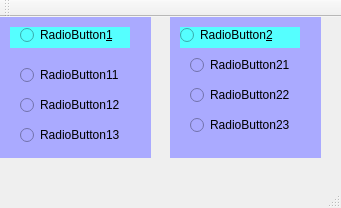
<?xml version="1.0" encoding="UTF-8"?>
<ui version="4.0">
 <class>MainWindow</class>
 <widget class="QMainWindow" name="MainWindow">
  <property name="geometry">
   <rect>
    <x>0</x>
    <y>0</y>
    <width>341</width>
    <height>208</height>
   </rect>
  </property>
  <property name="windowTitle">
   <string>MainWindow</string>
  </property>
  <widget class="QWidget" name="centralWidget">
   <widget class="QWidget" name="widget_5" native="true">
    <property name="geometry">
     <rect>
      <x>0</x>
      <y>0</y>
      <width>151</width>
      <height>141</height>
     </rect>
    </property>
    <property name="styleSheet">
     <string notr="true">background-color: rgb(170, 170, 255);</string>
    </property>
    <widget class="QWidget" name="widget" native="true">
     <property name="geometry">
      <rect>
       <x>10</x>
       <y>50</y>
       <width>120</width>
       <height>80</height>
      </rect>
     </property>
     <widget class="QRadioButton" name="radioButton_3">
      <property name="geometry">
       <rect>
        <x>10</x>
        <y>60</y>
        <width>102</width>
        <height>16</height>
       </rect>
      </property>
      <property name="text">
       <string>RadioButton13</string>
      </property>
      <attribute name="buttonGroup">
       <string notr="true">buttonGroup01</string>
      </attribute>
     </widget>
     <widget class="QRadioButton" name="radioButton_2">
      <property name="geometry">
       <rect>
        <x>10</x>
        <y>30</y>
        <width>102</width>
        <height>16</height>
       </rect>
      </property>
      <property name="text">
       <string>RadioButton12</string>
      </property>
      <attribute name="buttonGroup">
       <string notr="true">buttonGroup01</string>
      </attribute>
     </widget>
     <widget class="QRadioButton" name="radioButton_1">
      <property name="geometry">
       <rect>
        <x>10</x>
        <y>0</y>
        <width>102</width>
        <height>16</height>
       </rect>
      </property>
      <property name="text">
       <string>RadioButton11</string>
      </property>
      <attribute name="buttonGroup">
       <string notr="true">buttonGroup01</string>
      </attribute>
     </widget>
    </widget>
    <widget class="QWidget" name="widget_3" native="true">
     <property name="geometry">
      <rect>
       <x>10</x>
       <y>10</y>
       <width>120</width>
       <height>21</height>
      </rect>
     </property>
     <property name="styleSheet">
      <string notr="true">background-color: rgb(85, 255, 255);</string>
     </property>
     <widget class="QRadioButton" name="radioButton_7">
      <property name="geometry">
       <rect>
        <x>10</x>
        <y>0</y>
        <width>102</width>
        <height>16</height>
       </rect>
      </property>
      <property name="text">
       <string>RadioButton&amp;1</string>
      </property>
      <attribute name="buttonGroup">
       <string notr="true">buttonGroup00</string>
      </attribute>
     </widget>
    </widget>
   </widget>
   <widget class="QWidget" name="widget_6" native="true">
    <property name="geometry">
     <rect>
      <x>170</x>
      <y>0</y>
      <width>151</width>
      <height>141</height>
     </rect>
    </property>
    <property name="styleSheet">
     <string notr="true">background-color: rgb(170, 170, 255);</string>
    </property>
    <widget class="QWidget" name="widget_4" native="true">
     <property name="geometry">
      <rect>
       <x>10</x>
       <y>10</y>
       <width>120</width>
       <height>21</height>
      </rect>
     </property>
     <property name="styleSheet">
      <string notr="true">background-color: rgb(85, 255, 255);</string>
     </property>
     <widget class="QRadioButton" name="radioButton_8">
      <property name="geometry">
       <rect>
        <x>0</x>
        <y>0</y>
        <width>102</width>
        <height>16</height>
       </rect>
      </property>
      <property name="text">
       <string>RadioButton&amp;2</string>
      </property>
      <attribute name="buttonGroup">
       <string notr="true">buttonGroup00</string>
      </attribute>
     </widget>
    </widget>
    <widget class="QWidget" name="widget_2" native="true">
     <property name="geometry">
      <rect>
       <x>10</x>
       <y>40</y>
       <width>120</width>
       <height>80</height>
      </rect>
     </property>
     <widget class="QRadioButton" name="radioButton_6">
      <property name="geometry">
       <rect>
        <x>10</x>
        <y>60</y>
        <width>102</width>
        <height>16</height>
       </rect>
      </property>
      <property name="text">
       <string>RadioButton23</string>
      </property>
      <attribute name="buttonGroup">
       <string notr="true">buttonGroup02</string>
      </attribute>
     </widget>
     <widget class="QRadioButton" name="radioButton_5">
      <property name="geometry">
       <rect>
        <x>10</x>
        <y>30</y>
        <width>102</width>
        <height>16</height>
       </rect>
      </property>
      <property name="text">
       <string>RadioButton22</string>
      </property>
      <attribute name="buttonGroup">
       <string notr="true">buttonGroup02</string>
      </attribute>
     </widget>
     <widget class="QRadioButton" name="radioButton_4">
      <property name="geometry">
       <rect>
        <x>10</x>
        <y>0</y>
        <width>102</width>
        <height>16</height>
       </rect>
      </property>
      <property name="text">
       <string>RadioButton21</string>
      </property>
      <attribute name="buttonGroup">
       <string notr="true">buttonGroup02</string>
      </attribute>
     </widget>
    </widget>
   </widget>
  </widget>
  <widget class="QMenuBar" name="menuBar">
   <property name="geometry">
    <rect>
     <x>0</x>
     <y>0</y>
     <width>341</width>
     <height>23</height>
    </rect>
   </property>
  </widget>
  <widget class="QToolBar" name="mainToolBar">
   <attribute name="toolBarArea">
    <enum>TopToolBarArea</enum>
   </attribute>
   <attribute name="toolBarBreak">
    <bool>false</bool>
   </attribute>
  </widget>
  <widget class="QStatusBar" name="statusBar"/>
 </widget>
 <layoutdefault spacing="6" margin="11"/>
 <resources/>
 <connections/>
 <buttongroups>
  <buttongroup name="buttonGroup00">
   <property name="exclusive">
    <bool>true</bool>
   </property>
  </buttongroup>
  <buttongroup name="buttonGroup02"/>
  <buttongroup name="buttonGroup01">
   <property name="exclusive">
    <bool>true</bool>
   </property>
  </buttongroup>
 </buttongroups>
</ui>
